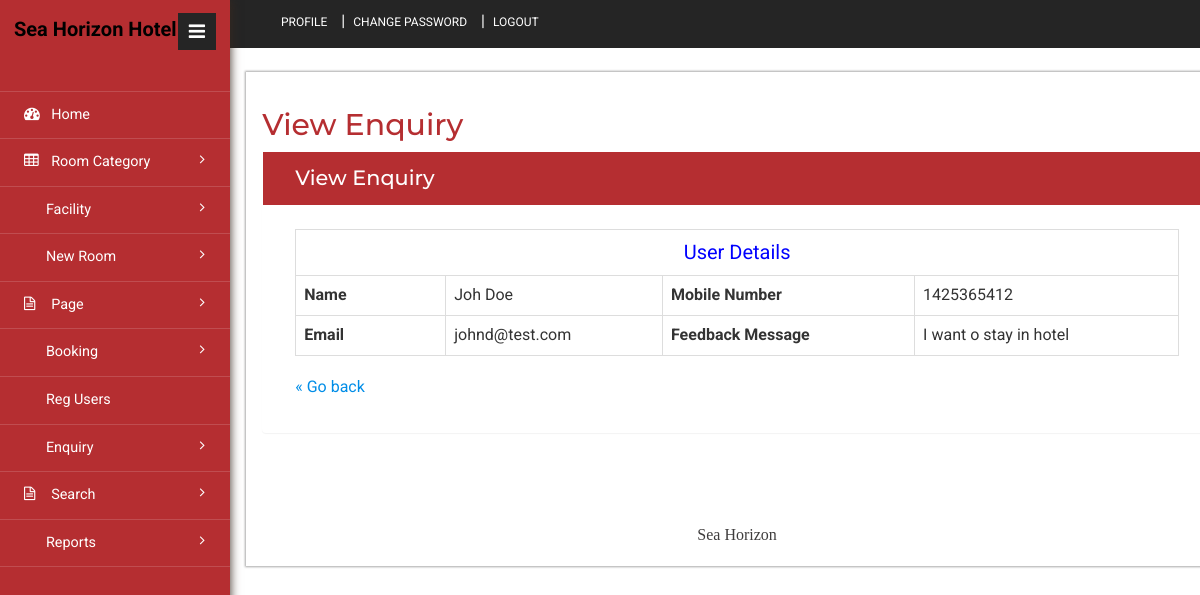
The page /hbms/admin/view-enquiry.php?viewid=1 (signed in) on the database its author committed.
### tables this page shows
CREATE TABLE `tblcontact` (
  `ID` int(10) NOT NULL,
  `Name` varchar(200) DEFAULT NULL,
  `MobileNumber` bigint(10) DEFAULT NULL,
  `Email` varchar(200) DEFAULT NULL,
  `Message` mediumtext DEFAULT NULL,
  `EnquiryDate` timestamp NULL DEFAULT current_timestamp(),
  `IsRead` int(5) DEFAULT NULL
);

### hbms/admin/view-enquiry.php (the view, shortened to what this page needs)
<?php
include('includes/dbconnection.php');
if (strlen($_SESSION['hbmsaid'] == 0)) {
    header('location:logout.php');
} else {
    $vid = $_GET['viewid'];
?>
    <!DOCTYPE HTML>
    <html>
    <head>
        <link href="css/bootstrap.min.css" rel='stylesheet' type='text/css' />
        <link href="css/style.css" rel='stylesheet' type='text/css' />
        <link href="css/font-awesome.css" rel="stylesheet">
        <link rel="stylesheet" href="css/icon-font.min.css" type='text/css' />
    </head>
    <body>
        <div class="page-container">
            <div class="left-content">
                <div class="inner-content">
                    <?php include_once('includes/header.php'); ?>
                    <div class="content">
                        <div class="women_main">
                            <div class="grids">
                                <div class="progressbar-heading grids-heading">
                                    <h2>View Enquiry</h2>
                                </div>
                                <div class="panel panel-widget forms-panel">
                                    <div class="forms">
                                        <div class="form-grids widget-shadow" data-example-id="basic-forms">
                                            <div class="form-title">
                                                <h4>View Enquiry</h4>
                                            </div>
                                            <div class="form-body">
                                                <?php
                                                $sql = "SELECT * from  tblcontact where ID=$vid";
                                                $query = $dbh->prepare($sql);
                                                $query->execute();
                                                $results = $query->fetchAll(PDO::FETCH_OBJ);
                                                if ($query->rowCount() > 0) {
                                                    foreach ($results as $row) {               ?>
                                                        <table border="1" class="table table-bordered">
                                                            <tr align="center">
                                                                <td colspan="4" style="font-size:20px;color:blue">
                                                                    User Details</td>
                                                            </tr>
                                                            <tr>
                                                                <th scope>Name</th>
                                                                <td><?php echo ($row->Name); ?></td>
                                                                <th scope>Mobile Number</th>
                                                                <td><?php echo ($row->MobileNumber); ?></td>
                                                            </tr>
                                                            <tr>
                                                                <th scope>Email</th>
                                                                <td><?php echo ($row->Email); ?></td>
                                                                <th>Feedback Message</th>
                                                                <td><?php echo ($row->Message); ?></td>
                                                            </tr>
                                                    <?php $cnt = $cnt + 1;
                                                    }
                                                } ?>
                                                        </table>
                                                        <p>
                                                            <a href="javascript:history.go(-1)"
                                                                title="Return to the previous page">&laquo; Go back</a>
                                                        </p>
                                            </div>
                                        </div>
                                    </div>
                                </div>
                            </div>
                            <?php include_once('includes/footer.php'); ?>
                        </div>
                    </div>
                </div>
            </div>
            <?php include_once('includes/sidebar.php'); ?>
        </div>
    </body>
    </html><?php }  ?>

### rows shown on the page
tblcontact: Name "Joh Doe", MobileNumber "1425365412", Email "johnd@test.com", Message "I want o stay in hotel"
